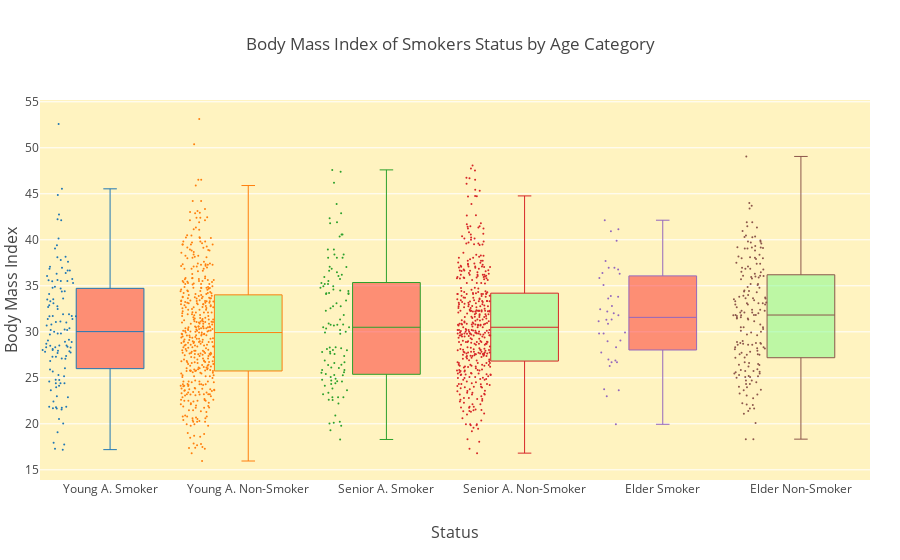

Source (notebook cell):
### Code cell
import plotly.plotly as py
import plotly.graph_objs as go

ya_smoker = df["bmi"].loc[(df["age_cat"] == "Young Adult") & (df["smoker"] == "yes")].values
sa_smoker = df["bmi"].loc[(df["age_cat"] == "Senior Adult") & (df["smoker"] == "yes")].values
e_smoker = df["bmi"].loc[(df["age_cat"] == "Elder") & (df["smoker"] == "yes")].values

# Non-Smokers
ya_nonsmoker = df["bmi"].loc[(df["age_cat"] == "Young Adult") & (df["smoker"] == "no")].values
sa_nonsmoker = df["bmi"].loc[(df["age_cat"] == "Senior Adult") & (df["smoker"] == "no")].values
e_nonsmoker = df["bmi"].loc[(df["age_cat"] == "Elder") & (df["smoker"] == "no")].values

x_data = ['Young A. Smoker', 'Young A. Non-Smoker',
          'Senior A. Smoker', 'Senior A. Non-Smoker',
          'Elder Smoker', 'Elder Non-Smoker',]

y0 = ya_smoker
y1 = ya_nonsmoker
y2 = sa_smoker
y3 = sa_nonsmoker
y4 = e_smoker
y5 = e_nonsmoker

y_data = [y0,y1,y2,y3,y4,y5]

colors = ['rgba(251, 43, 43, 0.5)', 'rgba(125, 251, 137, 0.5)', 
          'rgba(251, 43, 43, 0.5)', 'rgba(125, 251, 137, 0.5)', 
          'rgba(251, 43, 43, 0.5)', 'rgba(125, 251, 137, 0.5)']

traces = []

for xd, yd, cls in zip(x_data, y_data, colors):
        traces.append(go.Box(
            y=yd,
            name=xd,
            boxpoints='all',
            jitter=0.5,
            whiskerwidth=0.2,
            fillcolor=cls,
            marker=dict(
                size=2,
            ),
            line=dict(width=1),
        ))

layout = go.Layout(
    title='Body Mass Index of Smokers Status by Age Category',
    xaxis=dict(
    title="Status",
    titlefont=dict(
    size=16)),
    yaxis=dict(
        title="Body Mass Index",
        autorange=True,
        showgrid=True,
        zeroline=True,
        dtick=5,
        gridcolor='rgb(255, 255, 255)',
        gridwidth=1,
        zerolinecolor='rgb(255, 255, 255)',
        zerolinewidth=2,
        titlefont=dict(
        size=16)
    ),
    margin=dict(
        l=40,
        r=30,
        b=80,
        t=100,
    ),
    paper_bgcolor='rgb(255, 255, 255)',
    plot_bgcolor='rgb(255, 243, 192)',
    showlegend=False
)

fig = go.Figure(data=traces, layout=layout)
iplot(fig)

### Figure 1 — Plotly figure (JSON) as saved in the notebook; plotly's stock layout.template omitted (floating-point values rounded to 4 significant figures; data arrays with more than 128 entries replaced by an {"elided": "..."} marker saying what was removed)
{"data": [{"boxpoints": "all", "fillcolor": "rgba(251, 43, 43, 0.5)", "jitter": 0.5, "line": {"width": 1}, "marker": {"size": 2}, "name": "Young A. Smoker", "type": "box", "uid": "8b1fbd54-bbdb-4855-80c5-dce0c3bc5167", "whiskerwidth": 0.2, "y": [27.9, 42.13, 35.3, 31.92, 36.3, 35.6, 36.4, 36.67, 31.68, 22.42, 23.98, 24.75, 37.62, 28.02, 27.94, 28.3, 17.77, 25.3, 28.69, 25.18, 35.53, 36.85, 36.08, 27.74, 34.8, 29.07, 36.67, 17.29, 31.92, 26.84, 36.95, 45.54, 27.7, 34.39, 31.4, 30.8, 21.7, 32.9, 28.31, 40.15, 17.95, 17.2, 33.5, 28.38, 28.5, 25.7, 34.4, 30.25, 34.1, 38.09, 30.21, 21.85, 28.31, 37.8, 33.11, 33.53, 31.13, 39.05, 21.75, 24.42, 31.73, 35.5, 29.15, 38.17, 27.1, 28.88, 24.4, 28.5, 24.8, 42.24, 35.53, 32.78, 24.13, 28.93, 24.6, 31.73, 29.7, 27.84, 22.89, 25.9, 20.52, 20.05, 22.99, 32.7, 31.02, 26.03, 21.57, 37.07, 28.02, 30.68, 52.58, 31.68, 30.4, 19.09, 33.33, 35.75, 31.4, 42.75, 32.49, 44.88, 27.36, 29.81, 28.49, 35.62, 30.02, 27.28, 24.42, 21.8, 33.63, 29.83, 27.3, 31.07, 27.06, 21.66, 39.4, 34.9, 21.85, 28.12, 30.2, 34.7, 23.66]}, {"boxpoints": "all", "fillcolor": "rgba(125, 251, 137, 0.5)", "jitter": 0.5, "line": {"width": 1}, "marker": {"size": 2}, "name": "Young A. Non-Smoker", "type": "box", "uid": "0599d709-0ae2-4600-8f26-36290761246b", "whiskerwidth": 0.2, "y": {"elided": "453 float values"}}, {"boxpoints": "all", "fillcolor": "rgba(251, 43, 43, 0.5)", "jitter": 0.5, "line": {"width": 1}, "marker": {"size": 2}, "name": "Senior A. Smoker", "type": "box", "uid": "a0581c84-0787-49df-b4a8-d29f62488e74", "whiskerwidth": 0.2, "y": [35.2, 28, 34.43, 22.88, 34.8, 22.89, 19.3, 31.35, 30.5, 23.37, 24.42, 26.6, 41.9, 24.64, 22.22, 34.21, 31.82, 24.32, 42.35, 19.8, 34.2, 28.12, 40.56, 25.41, 22.61, 35.97, 36.48, 27.36, 32.3, 24.89, 30.68, 20.23, 22.6, 32.77, 30, 25.1, 38.06, 23.21, 28.3, 26.07, 47.41, 25.84, 46.2, 40.56, 36.63, 25.6, 34.1, 38.95, 26.41, 28.31, 25.3, 38.06, 32.77, 43.89, 35.3, 35.75, 38.06, 38.39, 34.1, 26.4, 27.83, 27.6, 20.9, 26.12, 28.02, 30.78, 30.78, 35.53, 23.84, 33.11, 47.6, 37.05, 38.94, 20.05, 26.89, 22.89, 34.2, 42.9, 30.2, 30.8, 34.96, 24.8, 28.21, 20.13, 36.08, 23.66, 35.2, 30.5, 24.7, 30.9, 29.8, 37.07, 18.3, 36.19, 34.96, 38.39, 25.85, 36.86, 32.56, 26.7, 24.13, 25.27, 33.4, 25.55, 34.6, 34.48, 41.8, 29.93, 27.64, 30.36, 27.8, 24.61, 40.37]}, {"boxpoints": "all", "fillcolor": "rgba(125, 251, 137, 0.5)", "jitter": 0.5, "line": {"width": 1}, "marker": {"size": 2}, "name": "Senior A. Non-Smoker", "type": "box", "uid": "53290fff-4904-49a3-bdc5-7602105ef22c", "whiskerwidth": 0.2, "y": {"elided": "435 float values"}}, {"boxpoints": "all", "fillcolor": "rgba(251, 43, 43, 0.5)", "jitter": 0.5, "line": {"width": 1}, "marker": {"size": 2}, "name": "Elder Smoker", "type": "box", "uid": "d562be70-b257-47e3-8ddb-a5cb65ac0bfe", "whiskerwidth": 0.2, "y": [26.29, 39.9, 36.95, 31.16, 29.83, 31.3, 19.95, 29.92, 35.09, 37.7, 27.74, 32.2, 33.63, 36.77, 33.8, 36.38, 26.98, 33.88, 35.86, 26.7, 28.31, 42.13, 23.66, 22.99, 32.02, 31.35, 31.79, 29.81, 32.45, 28.98, 26.89, 40.92, 41.14, 32.8, 36.96, 23.76, 36.3, 30.88, 26.7, 29.07]}, {"boxpoints": "all", "fillcolor": "rgba(125, 251, 137, 0.5)", "jitter": 0.5, "line": {"width": 1}, "marker": {"size": 2}, "name": "Elder Non-Smoker", "type": "box", "uid": "5264ac5e-8fe9-42fc-a34c-c4fd9c4860b4", "whiskerwidth": 0.2, "y": {"elided": "176 float values"}}], "layout": {"margin": {"b": 80, "l": 40, "r": 30, "t": 100}, "paper_bgcolor": "rgb(255, 255, 255)", "plot_bgcolor": "rgb(255, 243, 192)", "showlegend": false, "title": {"text": "Body Mass Index of Smokers Status by Age Category"}, "xaxis": {"title": {"font": {"size": 16}, "text": "Status"}}, "yaxis": {"autorange": true, "dtick": 5, "gridcolor": "rgb(255, 255, 255)", "gridwidth": 1, "showgrid": true, "title": {"font": {"size": 16}, "text": "Body Mass Index"}, "zeroline": true, "zerolinecolor": "rgb(255, 255, 255)", "zerolinewidth": 2}}}
